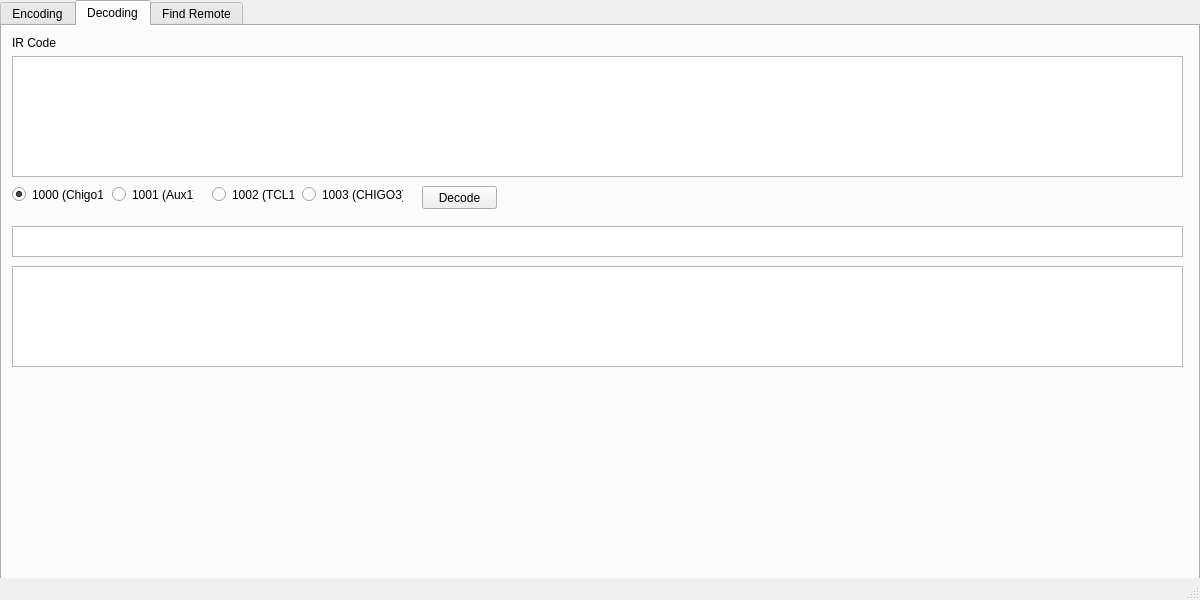
<?xml version="1.0" encoding="UTF-8"?>
<ui version="4.0">
 <class>MainWindow</class>
 <widget class="QMainWindow" name="MainWindow">
  <property name="geometry">
   <rect>
    <x>0</x>
    <y>0</y>
    <width>1200</width>
    <height>600</height>
   </rect>
  </property>
  <property name="windowTitle">
   <string>IR Lib Test</string>
  </property>
  <widget class="QWidget" name="centralWidget">
   <widget class="QTabWidget" name="irTabWidget">
    <property name="geometry">
     <rect>
      <x>0</x>
      <y>0</y>
      <width>1200</width>
      <height>600</height>
     </rect>
    </property>
    <property name="currentIndex">
     <number>1</number>
    </property>
    <widget class="QWidget" name="irEncodingTab">
     <attribute name="title">
      <string>Encoding</string>
     </attribute>
    </widget>
    <widget class="QWidget" name="irDecodingTab">
     <attribute name="title">
      <string>Decoding</string>
     </attribute>
     <widget class="QLabel" name="label_3">
      <property name="geometry">
       <rect>
        <x>10</x>
        <y>10</y>
        <width>47</width>
        <height>13</height>
       </rect>
      </property>
      <property name="text">
       <string>IR Code</string>
      </property>
     </widget>
     <widget class="QRadioButton" name="decChigo1RadioButton">
      <property name="geometry">
       <rect>
        <x>10</x>
        <y>160</y>
        <width>91</width>
        <height>17</height>
       </rect>
      </property>
      <property name="text">
       <string>1000 (Chigo1)</string>
      </property>
      <property name="checked">
       <bool>true</bool>
      </property>
     </widget>
     <widget class="QRadioButton" name="decAux1RadioButton">
      <property name="geometry">
       <rect>
        <x>110</x>
        <y>160</y>
        <width>82</width>
        <height>17</height>
       </rect>
      </property>
      <property name="text">
       <string>1001 (Aux1)</string>
      </property>
     </widget>
     <widget class="QRadioButton" name="decTcl1RadioButton">
      <property name="geometry">
       <rect>
        <x>210</x>
        <y>160</y>
        <width>82</width>
        <height>17</height>
       </rect>
      </property>
      <property name="text">
       <string>1002 (TCL1)</string>
      </property>
     </widget>
     <widget class="QRadioButton" name="decChigo2RadioButton">
      <property name="geometry">
       <rect>
        <x>300</x>
        <y>160</y>
        <width>101</width>
        <height>17</height>
       </rect>
      </property>
      <property name="text">
       <string>1003 (CHIGO3)</string>
      </property>
     </widget>
     <widget class="QPushButton" name="decDecodePushButton">
      <property name="geometry">
       <rect>
        <x>420</x>
        <y>160</y>
        <width>75</width>
        <height>23</height>
       </rect>
      </property>
      <property name="text">
       <string>Decode</string>
      </property>
     </widget>
     <widget class="QTextEdit" name="decIRPacketTextEdit">
      <property name="geometry">
       <rect>
        <x>10</x>
        <y>200</y>
        <width>1171</width>
        <height>31</height>
       </rect>
      </property>
      <property name="font">
       <font>
        <pointsize>10</pointsize>
       </font>
      </property>
     </widget>
     <widget class="QTextEdit" name="decIRJsonTextEdit">
      <property name="geometry">
       <rect>
        <x>10</x>
        <y>240</y>
        <width>1171</width>
        <height>101</height>
       </rect>
      </property>
      <property name="font">
       <font>
        <pointsize>12</pointsize>
       </font>
      </property>
     </widget>
     <widget class="QTextEdit" name="decIRCodeTextEdit">
      <property name="geometry">
       <rect>
        <x>10</x>
        <y>30</y>
        <width>1171</width>
        <height>121</height>
       </rect>
      </property>
      <property name="font">
       <font>
        <pointsize>10</pointsize>
       </font>
      </property>
     </widget>
    </widget>
    <widget class="QWidget" name="irFindRemoteTab">
     <attribute name="title">
      <string>Find Remote</string>
     </attribute>
     <widget class="QLineEdit" name="frBarcodeLineEdit">
      <property name="geometry">
       <rect>
        <x>110</x>
        <y>30</y>
        <width>113</width>
        <height>20</height>
       </rect>
      </property>
     </widget>
     <widget class="QLabel" name="label">
      <property name="geometry">
       <rect>
        <x>10</x>
        <y>30</y>
        <width>91</width>
        <height>16</height>
       </rect>
      </property>
      <property name="text">
       <string>Enter AC Barcode</string>
      </property>
     </widget>
     <widget class="QPushButton" name="frFindPushButton">
      <property name="geometry">
       <rect>
        <x>250</x>
        <y>30</y>
        <width>75</width>
        <height>23</height>
       </rect>
      </property>
      <property name="text">
       <string>Find</string>
      </property>
     </widget>
     <widget class="QLabel" name="label_2">
      <property name="geometry">
       <rect>
        <x>10</x>
        <y>70</y>
        <width>91</width>
        <height>16</height>
       </rect>
      </property>
      <property name="text">
       <string>Found Remote ID:</string>
      </property>
     </widget>
     <widget class="QLabel" name="frFoundIdLabel">
      <property name="geometry">
       <rect>
        <x>110</x>
        <y>70</y>
        <width>91</width>
        <height>16</height>
       </rect>
      </property>
      <property name="text">
       <string>--</string>
      </property>
     </widget>
    </widget>
   </widget>
  </widget>
  <widget class="QMenuBar" name="menuBar">
   <property name="geometry">
    <rect>
     <x>0</x>
     <y>0</y>
     <width>1200</width>
     <height>21</height>
    </rect>
   </property>
  </widget>
  <widget class="QStatusBar" name="statusBar"/>
 </widget>
 <layoutdefault spacing="6" margin="11"/>
 <resources/>
 <connections/>
</ui>
